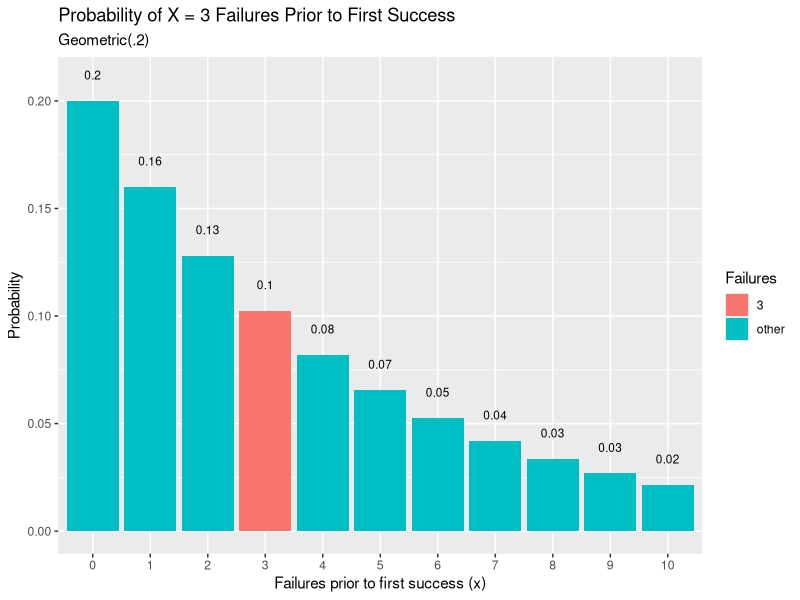
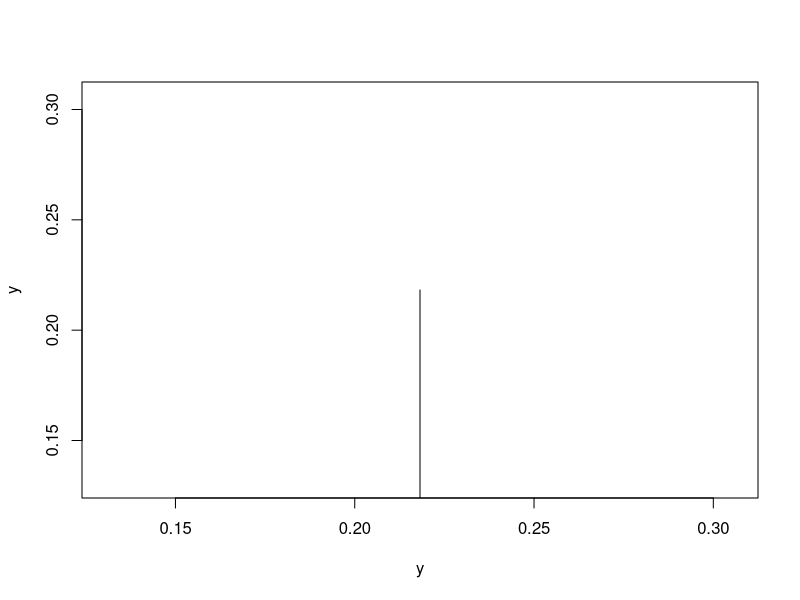
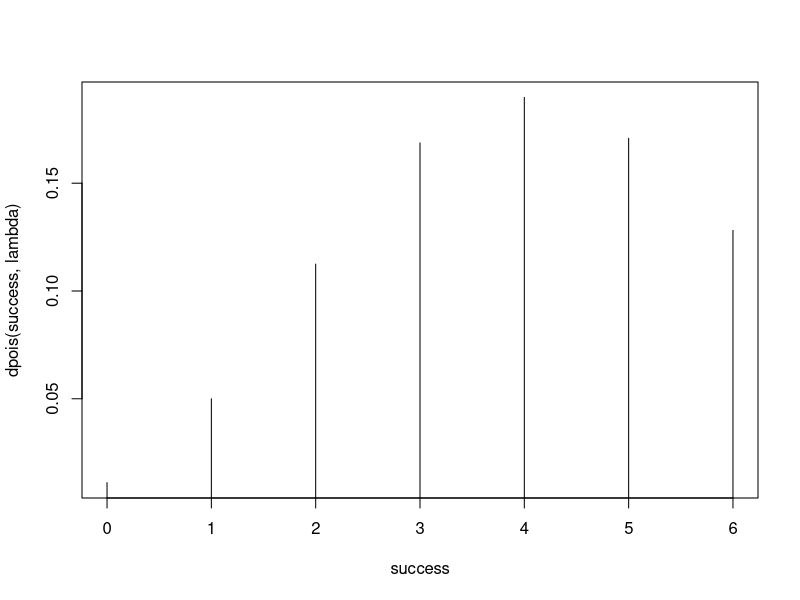
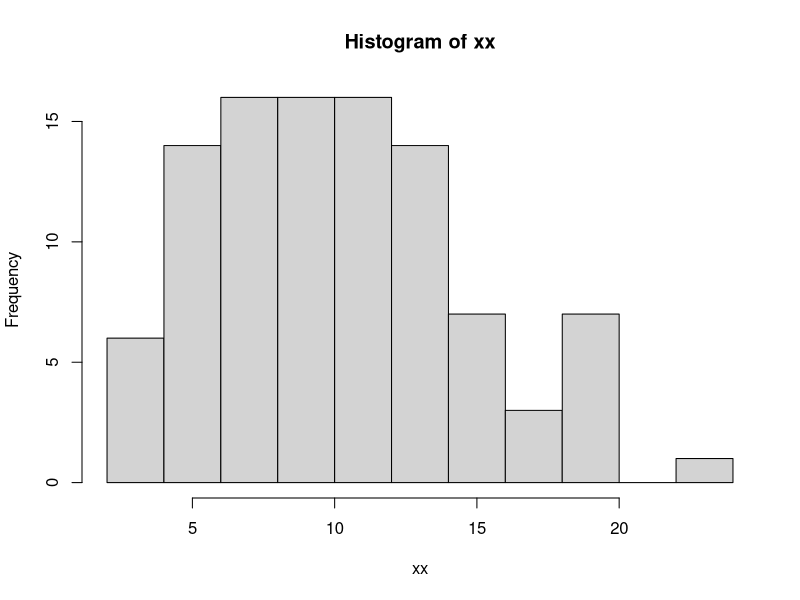
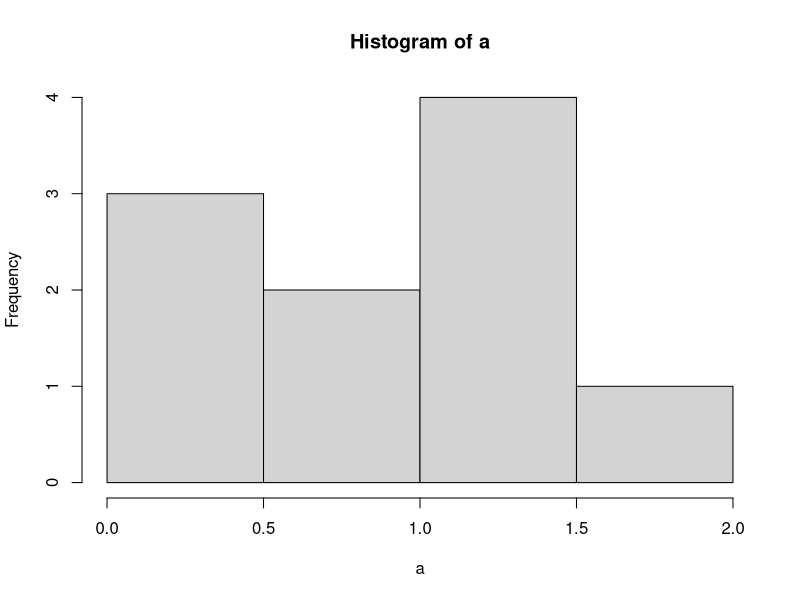
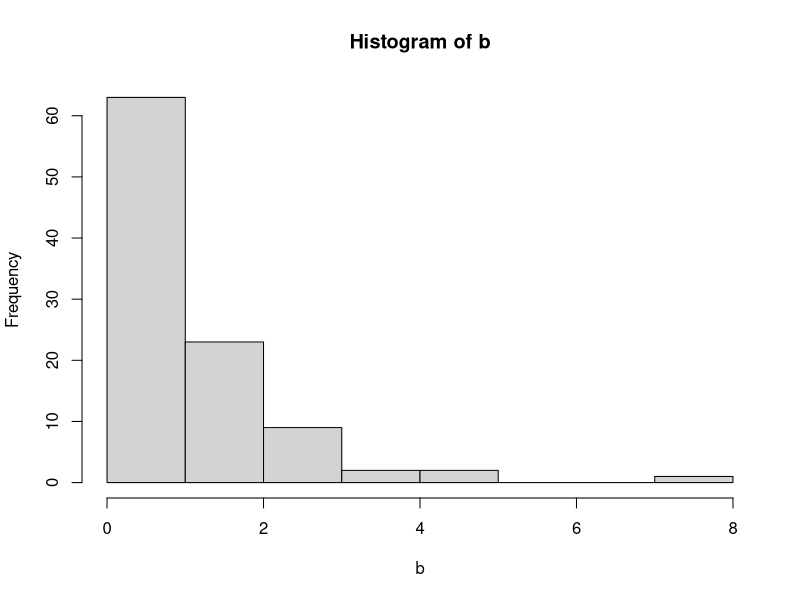
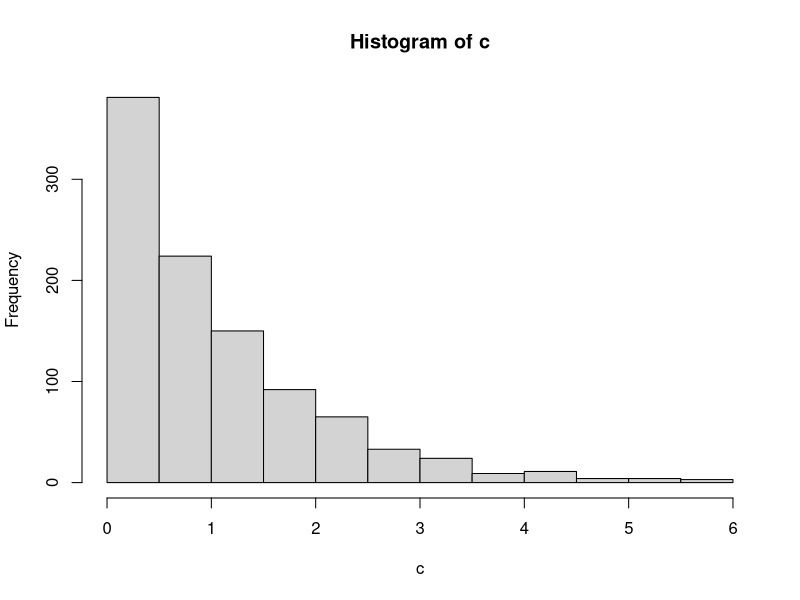
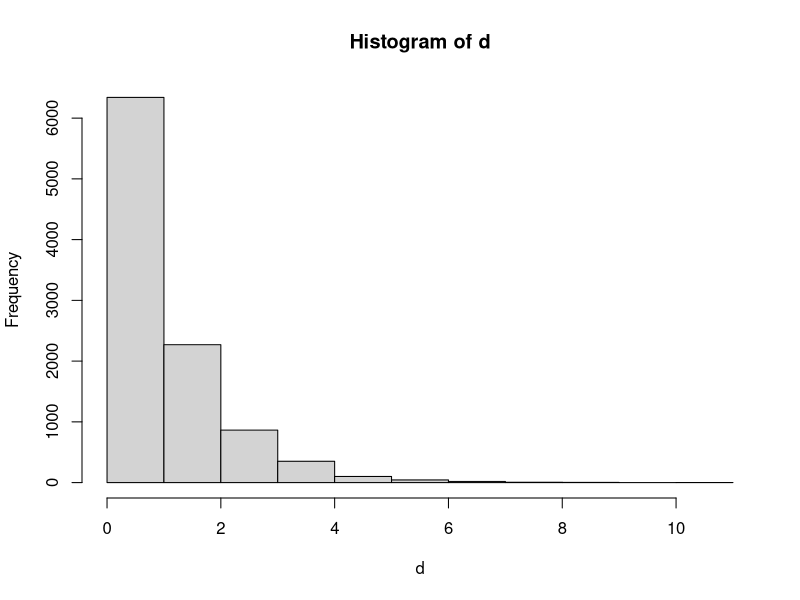

Source code (R) for these figures, in order:
####number 1####
p <- 0.2
n <- 3

#3a
a <- dgeom(n,p);a
#3b
mean(rgeom(n=10000,p=0.2)==3)
#3d
#install dulu yak packagesnya, hapus aja # yg didepan install packages teros ctrl+enter
#install.packages(dplyr)
#install.packages(ggplot2)
library(dplyr)
library(ggplot2)

data.frame(x = 0:10, prob = dgeom(x = 0:10, prob = p)) %>%
  mutate(Failures = ifelse(x == n, n, "other")) %>%
  ggplot(aes(x = factor(x), y = prob, fill = Failures)) +
  geom_col() +
  geom_text(
    aes(label = round(prob,2), y = prob + 0.01),
    position = position_dodge(0.9),
    size = 3,
    vjust = 0
  ) +
  labs(title = "Probability of X = 3 Failures Prior to First Success",
       subtitle = "Geometric(.2)",
       x = "Failures prior to first success (x)",
       y = "Probability") 

#3e
mean <- (1-p)/p;mean
variance <- (1-p)/p^2;variance
####number 2####
n <- 20
k <- 4
p <- 0.2
# 2a
y <- dbinom(k,n,p);y
#2b
plot(y,y,type='h')

#aa <- dbinom(c(0:4),n,p)
#plot(c(0:4),aa,type='h')

#2c
mean <- n*p;mean
variance <- n*p*(1-p);variance

####number 3####
lambda <- 4.5
x <- 6
success <- 0:6

#3a
a <- dpois(x,lambda);a
plot(success,dpois(success,lambda),type='h')

#xx <- rpois(365,4.5)
#hist(xx)

#yy <- exp(-6)*(4.5^6)/factorial(6);yy

#3d
mean <- lambda;mean
variance <- lambda;variance

####number 4####
x <- 2
v <- 10

#4b
xx <- rchisq(100,v,ncp=0);xx
hist(xx)

#4c
mean <- v;mean
variance <- 2*v;variance

####number 5####
#5b
a <- rexp(10,rate=1)
hist(a)
b <- rexp(100,rate=1)
hist(b)
c <- rexp(1000,rate=1)
hist(c)
d <- rexp(10000,rate=1)
hist(d)

#5c
n <- 100
lambda <- 3

mean <- 1/lambda;mean
variance <- 1/(lambda^2);variance

####number 6 #####
